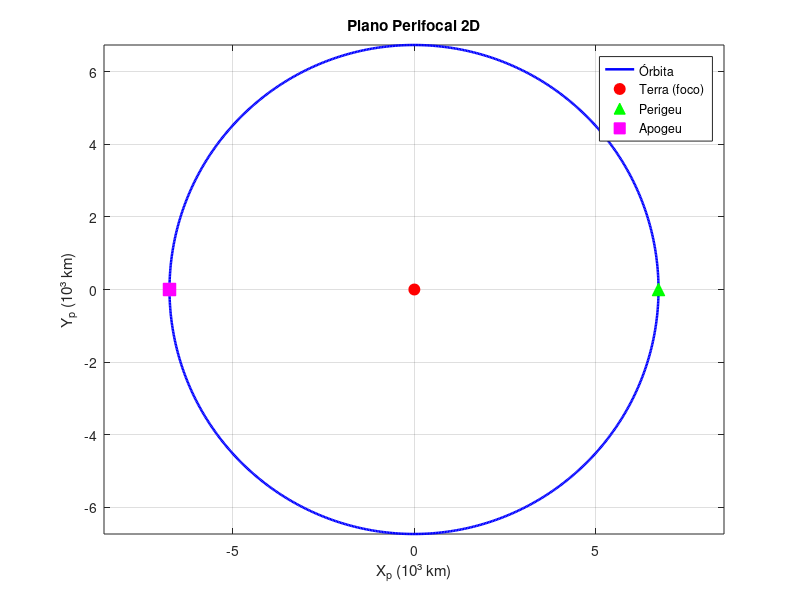
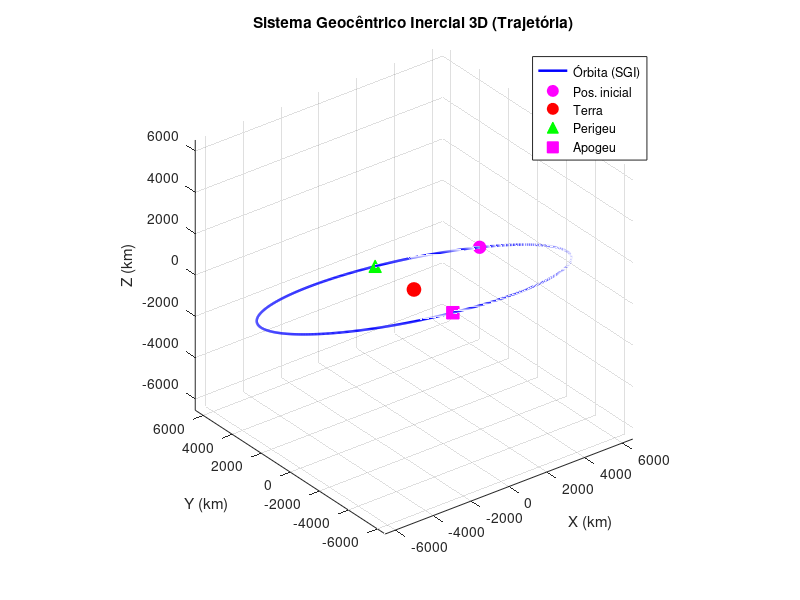
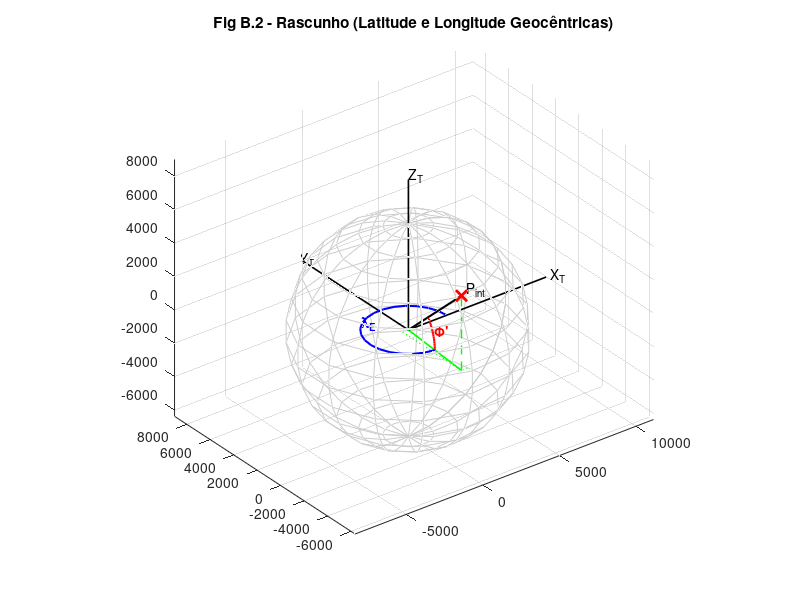
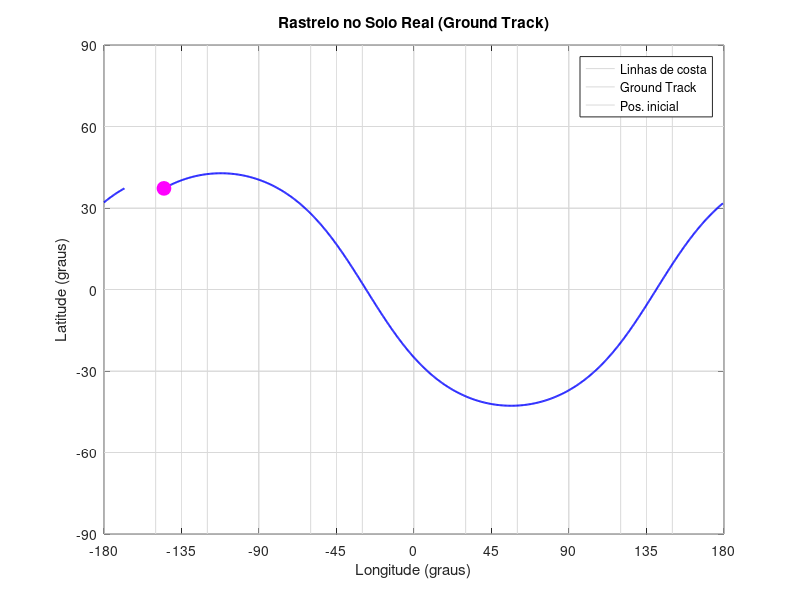

Write the MATLAB code that produced these figures, in order.
clear; clc; close all;

% =========================================================================
% 1. DADOS DE ENTRADA E CONSTANTES
% =========================================================================

% TODO: revisar - dados abaixo eram de rascunho/teste anterior (verificar origem)
% r = [8228 389 6888];      % Posição inicial (km)
% v = [-0.7 6.6 -0.6];      % Velocidade inicial (km/s)

% Dados do enunciado (problema2-gnc.profGil.pdf)
r = [-375.12842 -5011.13118 4469.62763];  % Posição inicial (km)
v = [7.471975   -1.529935   -1.077989];   % Velocidade inicial (km/s)

mi          = 3.986e5;          % Parâmetro gravitacional da Terra (km^3/s^2)
Raio_T      = 6378.137;         % Raio equatorial da Terra (km)
omega_terra = 7.292115e-5;      % Velocidade angular da Terra (rad/s)

norm_r = norm(r);
norm_v = norm(v);

% =========================================================================
% 2. ELEMENTOS ORBITAIS CLÁSSICOS (EOC / COE)
% =========================================================================
epsilon = (norm_v^2 / 2) - (mi / norm_r);   % Energia específica (km^2/s^2)
a       = -mi / (2 * epsilon);               % Semieixo maior (km)

exc       = (1/mi) * ((norm_v^2 - mi/norm_r) * r - dot(r, v) * v);  % Vetor excentricidade
norma_exc = norm(exc);                       % Excentricidade (adimensional)

h     = cross(r, v);                         % Momento angular específico (km^2/s)
h_mag = norm(h);
p     = h_mag^2 / mi;                        % Semi-latus rectum (km)

K     = [0 0 1];
inc   = acosd(dot(K, h) / h_mag);           % Inclinação (graus)

n     = cross(K, h);                         % Vetor nó ascendente
i_vec = [1 0 0];

% RAAN (Ascensão Reta do Nó Ascendente)
ARNA = acosd(dot(i_vec, n) / norm(n));
if n(2) < 0, ARNA = 360.0 - ARNA; end

% Argumento do Perigeu (omega)
OMEGA = acosd(dot(n, exc) / (norm(n) * norma_exc));
if exc(3) < 0, OMEGA = 360.0 - OMEGA; end

% Anomalia Verdadeira inicial
NI = acosd(dot(exc, r) / (norma_exc * norm_r));
if dot(r, v) < 0, NI = 360.0 - NI; end

% Grandezas derivadas
rp  = p / (1 + norma_exc);             % Raio do perigeu (km)
ra  = p / (1 - norma_exc);             % Raio do apogeu (km)
n_medio = sqrt(mi / a^3);              % Movimento médio (rad/s)
T   = 2 * pi / n_medio;               % Período orbital (s)

% =========================================================================
% 3. IMPRESSÃO DOS EOC NO COMMAND WINDOW (Item 1 do enunciado)
% =========================================================================
fprintf('\n==========================================================\n');
fprintf('       ELEMENTOS ORBITAIS CLÁSSICOS (EOC)\n');
fprintf('==========================================================\n');
fprintf('  Semieixo maior           a   = %12.4f  km\n',   a);
fprintf('  Excentricidade           e   = %12.6f\n',       norma_exc);
fprintf('  Inclinação               i   = %12.4f  graus\n',inc);
fprintf('  RAAN (Omega maiúsculo)   Ω   = %12.4f  graus\n',ARNA);
fprintf('  Arg. do Perigeu          ω   = %12.4f  graus\n',OMEGA);
fprintf('  Anomalia Verdadeira ini. ν₀  = %12.4f  graus\n',NI);
fprintf('----------------------------------------------------------\n');
fprintf('  Semi-latus rectum        p   = %12.4f  km\n',   p);
fprintf('  Raio do perigeu          rp  = %12.4f  km\n',   rp);
fprintf('  Raio do apogeu           ra  = %12.4f  km\n',   ra);
fprintf('  Alt. perigeu (aprox.)        = %12.4f  km\n',   rp - Raio_T);
fprintf('  Alt. apogeu  (aprox.)        = %12.4f  km\n',   ra - Raio_T);
fprintf('  Período orbital          T   = %12.2f  s\n',    T);
fprintf('  Momento angular          |h| = %12.4f  km²/s\n',h_mag);
fprintf('==========================================================\n\n');

% =========================================================================
% 4. GERAÇÃO DA ÓRBITA NO PLANO PERIFOCAL
% =========================================================================
ni_vetor = linspace(0, 2*pi, 1000);
r_polar  = p ./ (1 + norma_exc * cos(ni_vetor));

% Coordenadas no plano orbital (X_perifocal, Y_perifocal)
Ppolar = [r_polar .* cos(ni_vetor); r_polar .* sin(ni_vetor); zeros(1, length(ni_vetor))];

% Pontos especiais: perigeu (ni=0) e apogeu (ni=pi)
r_perigeu = p / (1 + norma_exc);
r_apogeu  = p / (1 - norma_exc);
P_perigeu = [r_perigeu; 0; 0];
P_apogeu  = [-r_apogeu; 0; 0];

% =========================================================================
% 5. ROTAÇÃO DO PLANO PERIFOCAL PARA O SGI (Inercial)
% =========================================================================
% Convenção conforme PB2-plano.orbital-SGI.pdf (Prof. Gil):
%   Rotações no sentido HORÁRIO => ângulos NEGATIVOS.
%   1ª: -omega em torno de z  (rotz1)
%   2ª: -i     em torno de x  (rotx2)
%   3ª: -arna  em torno de z  (rotz3)
%   Pxyz = rotz3 * rotx2 * rotz1 * Ppolar
rotz1 = [cosd(-OMEGA)  sind(-OMEGA) 0; -sind(-OMEGA) cosd(-OMEGA) 0; 0 0 1];
rotx2 = [1 0 0; 0 cosd(-inc)  sind(-inc); 0 -sind(-inc) cosd(-inc)];
rotz3 = [cosd(-ARNA)   sind(-ARNA)  0; -sind(-ARNA)  cosd(-ARNA)  0; 0 0 1];
Q     = rotz3 * rotx2 * rotz1;

% Órbita completa em SGI
Pxyz = Q * Ppolar;
rx   = Pxyz(1, :);
ry   = Pxyz(2, :);
rz   = Pxyz(3, :);

% Perigeu e apogeu em SGI
sgi_perigeu = Q * P_perigeu;
sgi_apogeu  = Q * P_apogeu;

% ----- Verificação numérica do fechamento da órbita -----
% O ponto r (dado do enunciado) deve coincidir com o ponto da órbita em NI.
% Erro < 1 km é aceitável dado o passo discreto de ni_vetor.
idx_ni = max(1, round(NI / 360 * (length(ni_vetor)-1)) + 1);
erro_fechamento = norm([rx(idx_ni) ry(idx_ni) rz(idx_ni)] - r);
fprintf('\n[VERIFICAÇÃO] Erro de fechamento da órbita em NI=%.4f°: %.4f km\n', NI, erro_fechamento);
if erro_fechamento > 10
    warning('Erro de fechamento alto (%.2f km). Verifique as rotações!', erro_fechamento);
end

% =========================================================================
% 6. CÁLCULO DE LATITUDE E LONGITUDE (C/ ROTAÇÃO DA TERRA)
% =========================================================================
lat = atan2d(rz, sqrt(rx.^2 + ry.^2));

% Tempo de voo desde o perigeu para cada ponto (Equação de Kepler)
E_vetor = 2 * atan(sqrt((1 - norma_exc)/(1 + norma_exc)) * tan(ni_vetor/2));
M_vetor = E_vetor - norma_exc * sin(E_vetor);
t       = M_vetor / n_medio;
t(t < 0) = t(t < 0) + 2*pi/n_medio;   % Ajuste de tempo negativo

% TODO: revisar - longitude estava em [0, 360]; ajustado para [-180, 180] para
%                 compatibilidade com mapas padrão (mapa-mundi)
% lon = atan2d(ry, rx) - rad2deg(omega_terra * t);
% lon = mod(lon, 360);   % TODO: revisar - mod para [0,360] causava artefato visual

lon = atan2d(ry, rx) - rad2deg(omega_terra * t);
lon = mod(lon + 180, 360) - 180;   % Intervalo [-180°, 180°]

% Tratar descontinuidades de longitude para plotagem contínua
% Inserir NaN onde o salto é maior que 180° (wrap-around do mapa)
dlon       = abs(diff(lon));
idx_breaks = find(dlon > 180);
lon_plot   = lon;
lat_plot   = lat;
lon_plot(idx_breaks) = NaN;
lat_plot(idx_breaks) = NaN;

% =========================================================================
% 7. GRÁFICOS
% =========================================================================

% --- Gráfico 1: Plano 2D Perifocal ---
figure(1);
plot(Ppolar(1,:)/1e3, Ppolar(2,:)/1e3, 'b-', 'LineWidth', 1.8); hold on; grid on; axis equal;
plot(0, 0, 'ro', 'MarkerSize', 8, 'MarkerFaceColor', 'r');           % Terra (foco)
plot(P_perigeu(1)/1e3, P_perigeu(2)/1e3, 'g^', 'MarkerSize', 9, 'MarkerFaceColor', 'g'); % Perigeu
plot(P_apogeu(1)/1e3,  P_apogeu(2)/1e3,  'ms',  'MarkerSize', 9, 'MarkerFaceColor', 'm'); % Apogeu
legend('Órbita', 'Terra (foco)', 'Perigeu', 'Apogeu', 'Location', 'best');
title('Plano Perifocal 2D');
xlabel('X_p (10³ km)'); ylabel('Y_p (10³ km)');
hold off;

% --- Gráfico 2: Órbita em 3D (SGI) ---
figure(2);
plot3(rx, ry, rz, 'b-', 'LineWidth', 1.8); hold on; grid on; axis equal; view(3);
plot3(r(1), r(2), r(3), 'mo', 'MarkerSize', 9, 'MarkerFaceColor', 'm');          % Posição inicial
plot3(0, 0, 0, 'ro', 'MarkerSize', 10, 'MarkerFaceColor', 'r');                  % Terra
plot3(sgi_perigeu(1), sgi_perigeu(2), sgi_perigeu(3), 'g^', ...
      'MarkerSize', 9, 'MarkerFaceColor', 'g');                                   % Perigeu
plot3(sgi_apogeu(1),  sgi_apogeu(2),  sgi_apogeu(3),  'ms', ...
      'MarkerSize', 9, 'MarkerFaceColor', 'm');                                    % Apogeu
legend('Órbita (SGI)', 'Pos. inicial', 'Terra', 'Perigeu', 'Apogeu', 'Location', 'best');
title('Sistema Geocêntrico Inercial 3D (Trajetória)');
xlabel('X (km)'); ylabel('Y (km)'); zlabel('Z (km)');
hold off;

% --- Gráfico 3: Rascunho do Sistema Cartesiano Terrestre (Fig. B.2 do Apêndice) ---
figure(3);
hold on; grid on; axis equal; view(3);

% Esfera simplificada para representar a Terra
[X_esf, Y_esf, Z_esf] = sphere(15);
mesh(X_esf*Raio_T, Y_esf*Raio_T, Z_esf*Raio_T, 'EdgeColor', [0.8 0.8 0.8], 'FaceColor', 'none');

% Eixos coordenados fixos
max_ax = 9000;
plot3([0 max_ax], [0 0], [0 0], 'k', 'LineWidth', 1.2);
plot3([0 0], [0 max_ax], [0 0], 'k', 'LineWidth', 1.2);
plot3([0 0], [0 0], [0 max_ax], 'k', 'LineWidth', 1.2);
text(max_ax+300, 0, 0, 'X_T');
text(0, max_ax+300, 0, 'Y_T');
text(0, 0, max_ax+300, 'Z_T');

% Ponto inicial P_int e vetor posição
px = r(1); py = r(2); pz = r(3);
plot3([0 px], [0 py], [0 pz], 'k-', 'LineWidth', 1.5);
plot3(px, py, pz, 'rx', 'MarkerSize', 8, 'LineWidth', 2);
text(px+300, py, pz+300, 'P_{int}');

% Linhas de projeção geométrica
plot3([0 px], [0 py], [0 0], 'g-',  'LineWidth', 1.2);   % Projeção no plano XY
plot3([px px], [py py], [0 pz], 'g--', 'LineWidth', 1);  % Componente Z
plot3([px px], [0 py], [0 0], 'g:',  'LineWidth', 1);    % Linha paralela a Y
plot3([0 px], [py py], [0 0], 'g:',  'LineWidth', 1);    % Linha paralela a X

% Arcos indicativos de Latitude e Longitude
r_arco         = 2500;
lambda_E_rad   = atan2(py, px);
if lambda_E_rad < 0, lambda_E_rad = 2*pi + lambda_E_rad; end

theta_arc = linspace(0, lambda_E_rad, 20);
plot3(r_arco*cos(theta_arc), r_arco*sin(theta_arc), zeros(1,20), 'b-', 'LineWidth', 1.5);
text(r_arco*cos(lambda_E_rad/2)+200, r_arco*sin(lambda_E_rad/2)+200, 0, '\lambda_E', ...
     'Color', 'b', 'FontWeight', 'bold');

r_xy        = sqrt(px^2 + py^2);
phi_linha_rad = atan2(pz, r_xy);
phi_arc     = linspace(0, phi_linha_rad, 20);
plot3(r_arco*cos(phi_arc)*px/r_xy, r_arco*cos(phi_arc)*py/r_xy, r_arco*sin(phi_arc), ...
      'r-', 'LineWidth', 1.5);
text(r_arco*px/r_xy, r_arco*py/r_xy, r_arco*sin(phi_linha_rad/2)+300, '\Phi''', ...
     'Color', 'r', 'FontWeight', 'bold');

title('Fig B.2 - Rascunho (Latitude e Longitude Geocêntricas)');
hold off;

% --- Gráfico 4: Rastreio no Solo (Ground Track) ---
figure(4);

% Mapa de fundo: linhas de costa (disponível no MATLAB base)
if exist('coastlines', 'file') || exist('coast', 'file')
    try
        load coastlines;           % Variáveis: coastlat, coastlon
        plot(coastlon, coastlat, 'k-', 'LineWidth', 0.6);
    catch
        % fallback: sem mapa
    end
else
    % Alternativa sem Mapping Toolbox: grade simples de referência
    [lon_g, lat_g] = meshgrid(-180:30:180, -90:30:90);
    plot(lon_g', lat_g', 'Color', [0.85 0.85 0.85], 'LineWidth', 0.5); hold on;
    plot(lon_g,  lat_g,  'Color', [0.85 0.85 0.85], 'LineWidth', 0.5);
end
hold on; grid on;

% Ground track (linha contínua, com NaN nas descontinuidades)
% TODO: revisar - antes era plot com pontos '.'; agora usa linha com NaN nos saltos
% plot(lon, lat, 'b.', 'MarkerSize', 6);
plot(lon_plot, lat_plot, 'b-', 'LineWidth', 1.4);

% Ponto inicial
plot(lon(1), lat(1), 'mo', 'MarkerSize', 10, 'MarkerFaceColor', 'm');
legend('Linhas de costa', 'Ground Track', 'Pos. inicial', 'Location', 'best');

title('Rastreio no Solo Real (Ground Track)');
xlabel('Longitude (graus)'); ylabel('Latitude (graus)');

% TODO: revisar - eixo estava em [0, 360]; ajustado para [-180, 180]
% axis([0 360 -90 90]); xticks(0:45:360);
axis([-180 180 -90 90]);
xticks(-180:45:180);
yticks(-90:30:90);
hold off;
